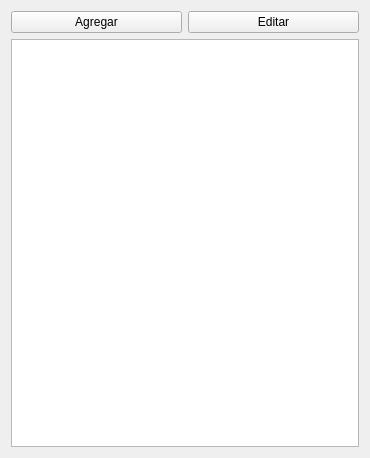
<?xml version="1.0" encoding="UTF-8"?>
<ui version="4.0">
 <class>Widget</class>
 <widget class="QWidget" name="Widget">
  <property name="geometry">
   <rect>
    <x>0</x>
    <y>0</y>
    <width>370</width>
    <height>458</height>
   </rect>
  </property>
  <property name="windowTitle">
   <string>Contactos</string>
  </property>
  <layout class="QVBoxLayout" name="verticalLayout">
   <item>
    <layout class="QHBoxLayout" name="horizontalLayout">
     <item>
      <widget class="QPushButton" name="pushButton_2">
       <property name="cursor">
        <cursorShape>PointingHandCursor</cursorShape>
       </property>
       <property name="text">
        <string>Agregar</string>
       </property>
       <property name="icon">
        <iconset theme="zoom-in"/>
       </property>
      </widget>
     </item>
     <item>
      <widget class="QPushButton" name="pushButton">
       <property name="cursor">
        <cursorShape>PointingHandCursor</cursorShape>
       </property>
       <property name="text">
        <string>Editar</string>
       </property>
       <property name="icon">
        <iconset theme="emblem-system"/>
       </property>
      </widget>
     </item>
    </layout>
   </item>
   <item>
    <widget class="QTableWidget" name="tableWidget"/>
   </item>
  </layout>
 </widget>
 <resources/>
 <connections/>
</ui>
